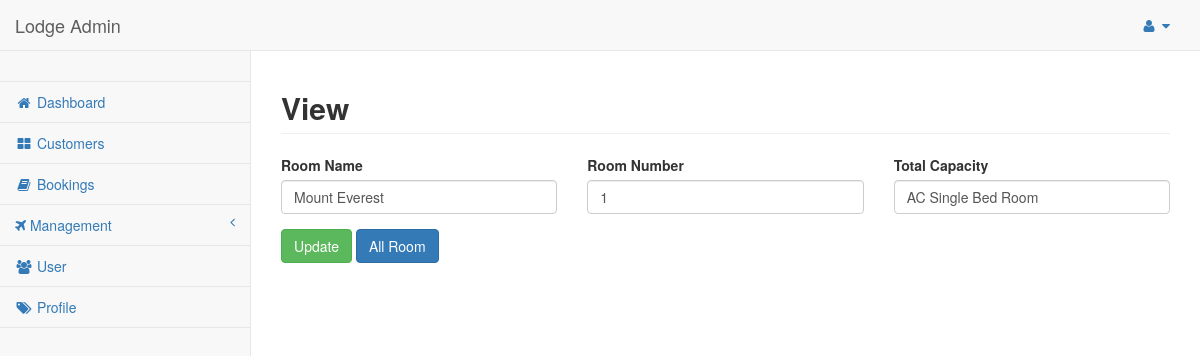
The app's page /admin/view-rooms.php?id=8 (signed in) with its own data.
### tables this page shows
CREATE TABLE `rooms` (
  `roomId` int(100) NOT NULL,
  `roomName` varchar(20) NOT NULL,
  `roomNumber` int(100) NOT NULL,
  `totalCapacity` varchar(20) NOT NULL
);

### admin/view-rooms.php (the view, shortened to what this page needs)
<?php
include 'include/head.php';
$editId = $_GET['id'];
$sql = "SELECT * FROM rooms WHERE roomId = $editId";
$result = mysqli_query($conn,$sql);
while($row = mysqli_fetch_array($result)) {
    $Roomname = $row['roomName'];
    $Roomnumber = $row['roomNumber'];
    $Totalcapacity = $row['totalCapacity'];
}
?>
<body>
    <div id="wrapper">
        <nav class="navbar navbar-default navbar-static-top" role="navigation" style="margin-bottom: 0">
            <?php include 'include/navbar.php';?>
            <?php include 'include/sidebar.php';?>
        </nav>
        <div id="page-wrapper">
            <div class="row">
                <div class="col-lg-12">
                    <h2 class="page-header"><b>View</b> </h2>
                </div>
            </div>
            <div class="row">
            <div class="col-sm-12">
            </div>
            <form action="view-rooms.php?id=<?php echo $editId;?>" method="post">
                <div class="col-lg-4 col-md-6">
                    <div class="form-group">
                        <label><b>Room Name</b></label>
                        <input value="<?php echo $Roomname; ?>"
                         class="form-control" name="roomName" placeholder="Room Name">
                    </div>
                </div>
                <div class="col-lg-4 col-md-6">
                    <div class="form-group">
                        <label><b>Room Number</b></label>
                        <input  value="<?php echo $Roomnumber; ?>" class="form-control" name="roomNumber" placeholder="Room Number">
                    </div>
                </div>
                <div class="col-lg-4 col-md-6">
                    <div class="form-group">
                        <label><b>Total Capacity</b></label>
                        <input  value="<?php echo $Totalcapacity; ?>" class="form-control" name="totalCapacity" placeholder="Total Capacity">
                    </div>
                </div>
                <div class="col-sm-12">
                    <button type="submit" name="update" class="btn btn-success">
                        Update
                    </button>
                    <a href="list-rooms.php" class="btn btn-primary">All Room</a>
                </div>
            </form>
            </div>
        </div>
    </div>
</body>
</html>

### records on screen
rooms: roomName "Mount Everest", roomNumber "1", totalCapacity "AC Single Bed Room"
